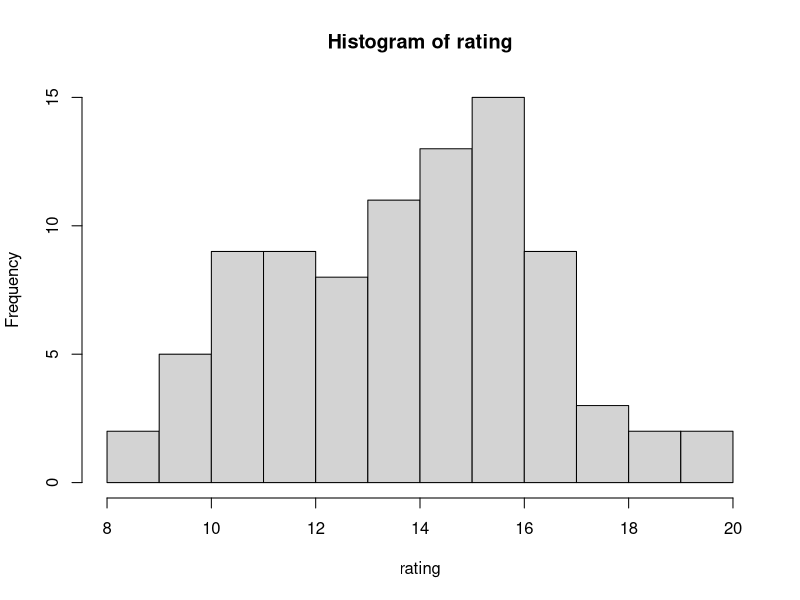
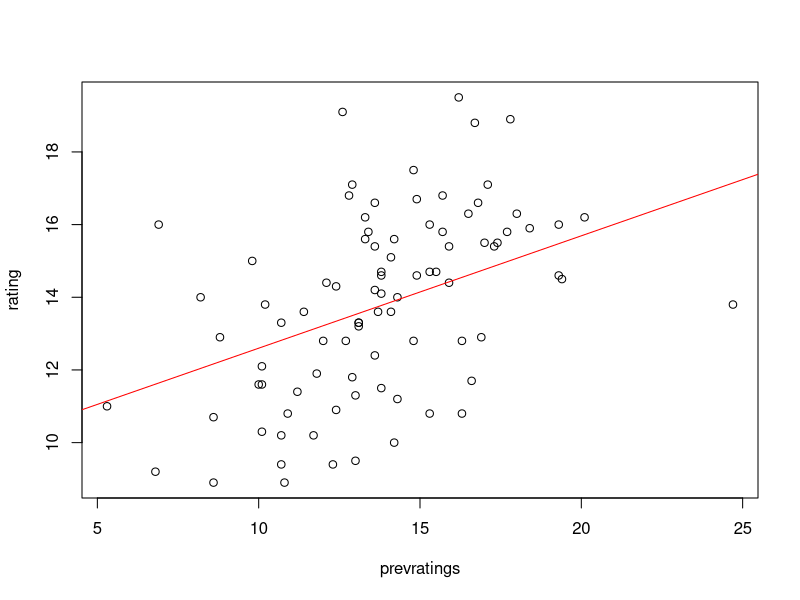
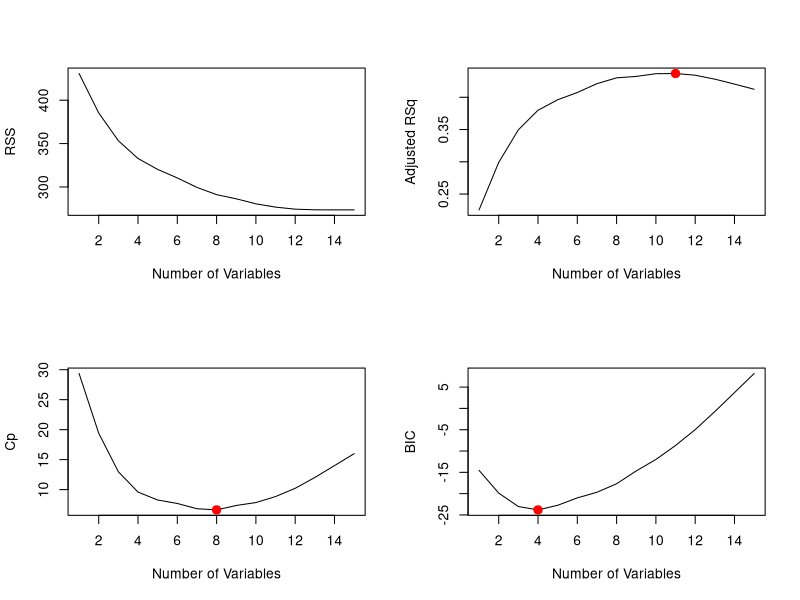

Write R code to recreate these figures, in order. (Note: this script raises an error after producing the figures.)
## ---- chunk 1
knitr::opts_chunk$set(echo = TRUE)

## ---- chunk 2
rm(list =ls())
set.seed(1)
CBC = read.csv(file = "Dati per caso Colonial Broadcasting.csv", header=T)
attach(CBC)
## ---- chunk 3
dim(CBC)
## ---- chunk 4
names(CBC)
## ---- chunk 5
head(CBC)
## ---- chunk 6
sum(is.na(rating))
## ---- chunk 7
hist(rating)
mean(rating)
## ---- chunk 8
train=sample(88,88*0.7)
## ---- chunk 9
lm.fit=lm(rating~prevratings,data=CBC,subset=train)
## ---- chunk 10
summary(lm.fit)
## ---- chunk 11
plot(prevratings, rating)
abline(lm.fit, col="red")
## ---- chunk 12
mean((rating-predict(lm.fit,CBC))[-train]^2)
## ---- chunk 13
lm.fit2=lm(rating~poly(prevratings,2),data=CBC,subset=train)
mean((rating-predict(lm.fit2,CBC))[-train]^2) #l'errore diminuisce
summary(lm.fit2)$r.squared
lm.fit3=lm(rating~poly(prevratings,3),data=CBC,subset=train)
mean((rating-predict(lm.fit3,CBC))[-train]^2)
summary(lm.fit3)$r.squared
lm.fit4=lm(rating~poly(prevratings,4),data=CBC,subset=train)
mean((rating-predict(lm.fit3,CBC))[-train]^2)
summary(lm.fit4)$r.squared
lm.fit5=lm(rating~poly(prevratings,5),data=CBC,subset=train)
mean((rating-predict(lm.fit3,CBC))[-train]^2)
summary(lm.fit5)$r.squared
lm.fit6=lm(rating~poly(prevratings,6),data=CBC,subset=train)
mean((rating-predict(lm.fit3,CBC))[-train]^2)
summary(lm.fit6)$r.squared
lm.fit16=lm(rating~poly(prevratings,16),data=CBC,subset=train)
mean((rating-predict(lm.fit16,CBC))[-train]^2)
summary(lm.fit16)
## ---- chunk 14
potenze = c(1,2,3,4,5,6,10,16)
ma<-matrix(nrow=3,ncol=length(potenze)+1)
ma[1,1]="potenze"
ma[2,1]="MSE"
ma[3,1]="R^2"
ma[1,2:(length(potenze)+1)]=potenze
for (i in 2:(length(potenze)+1)){
  pwr = potenze[i-1]
  lm.fit_n= lm(rating~poly(prevratings,pwr),data=CBC,subset=train)
  ma[2,i] = mean((rating-predict(lm.fit_n,CBC))[-train]^2)
  ma[3,i] = summary(lm.fit_n)$r.squared
}
ma
## ---- chunk 15
sample.size = length(prevratings) #decido la dimensione del campione
cv.errors = numeric(sample.size) #prealloco un vettore di zeri
for (k in 1:sample.size){
  fitCV=lm(rating~prevratings,data=CBC[-k,]) #tolgo un'osservazione
  cv.errors[k]= ((rating-predict(fitCV,CBC))[k])^2 
  #vado a prevedere solo per quell'osservazione
}
mean(cv.errors) #calcolo la media
## ---- chunk 16
library(boot)
glm.fit=glm(rating~prevratings,data=CBC)
cv.err=cv.glm(CBC,glm.fit) #passa la struttura dati e il modello
cv.err$K
cv.err$delta
## ---- chunk 17
cv.error=rep(0,8)
j=1
for (i in potenze){ #LOOCV su 8 modelli
  glm.fit=glm(rating~poly(prevratings,i),data=CBC)
  cv.error[j]=cv.glm(CBC,glm.fit)$delta[1]
  j=j+1
}
cv.error
## ---- chunk 18
set.seed(20)
#divido in 10 gruppi che ovviamente non saranno della stessa cardinalità
cv.error.10=rep(0,8)
j=1
for (i in potenze){
  glm.fit=glm(rating~poly(prevratings,i),data=CBC)
  cv.error.10[j]=cv.glm(CBC,glm.fit,K=10)$delta[1]
  j=j+1
}
cv.error.10
## ---- chunk 19
detach(CBC)
## ---- chunk 20
library(leaps)
CBC$network=as.factor(CBC$network)
CBC$day=as.factor(CBC$day)
CBC$month=as.factor(CBC$month)
CBCr=CBC[, 1:7]
regfit.full=regsubsets(rating~.,CBCr,nvmax=15)
summary(regfit.full)
reg.summary=summary(regfit.full)
## ---- chunk 21
reg.summary$rsq
## ---- chunk 22
par(mfrow=c(2,2))
plot(reg.summary$rss,xlab="Number of Variables",ylab="RSS",type="l")
plot(reg.summary$adjr2,xlab="Number of Variables",ylab="Adjusted RSq",type="l")
t=which.max(reg.summary$adjr2)
points(t,reg.summary$adjr2[t], col="red",cex=2,pch=20)
plot(reg.summary$cp,xlab="Number of Variables",ylab="Cp",type='l')
q=which.min(reg.summary$cp)
points(q,reg.summary$cp[q],col="red",cex=2,pch=20)
u=which.min(reg.summary$bic)
plot(reg.summary$bic,xlab="Number of Variables",ylab="BIC",type='l')
points(u,reg.summary$bic[u],col="red",cex=2,pch=20)
## ---- chunk 23
set.seed(1)
#selezioniamo a caso tra le osservazioni a nostra disposizione
train=sample(c(TRUE,FALSE), nrow(CBCr),rep=TRUE)
test=(!train) #complemento
regfit.best=regsubsets(rating~.,data=CBCr[train,],nvmax=15)
test.mat=model.matrix(rating~.,data=CBCr[test,])
#estrae dal dateset è la matrice X, potrebbe servire per i calcoli
val.errors=rep(NA,15)
for(i in 1:15){
  coefi=coef(regfit.best,id=i)
  pred=test.mat[,names(coefi)]%*%coefi 
  #prodotto righe per colonne
  val.errors[i]=mean((CBCr$rating[test]-pred)^2)
}
val.errors
## ---- chunk 24
min=which.min(val.errors)
min
coef(regfit.best,min)
## ---- chunk 25
regfit.fwd=regsubsets(rating~.,data=CBCr,nvmax=15,method="forward")
summary(regfit.fwd)
regfit.bwd=regsubsets(rating~.,data=CBCr,nvmax=15,method="backward")
summary(regfit.bwd)
## ---- chunk 26
coef(regfit.full,6)
coef(regfit.fwd,6)
coef(regfit.bwd,6)
## ---- chunk 27
lm1=lm(rating~prevratings+fact,data=CBC,subset=train)
summary(lm1)
lm2=lm(rating~prevratings*fact,data=CBC,subset=train)
summary(lm2)
## ---- chunk 28
#rating~network*fact*stars*month*day*prevratings
regfit.fwd=regsubsets(rating~network*fact*stars*month*day*prevratings,data=CBCr,nvmax=15,method="forward")
summary(regfit.fwd)
#regfit.bwd=regsubsets(rating~.,data=CBCr,nvmax=15,method="backward")
#summary(regfit.bwd)
## ---- chunk 29
k=10
predict.regsubsets=function(object,newdata,id,...){
  form=as.formula(object$call[[2]])
  mat=model.matrix(form,newdata)
  coefi=coef(object,id=id)
  xvars=names(coefi)
  mat[,xvars]%*%coefi
}
set.seed(1)
folds=sample(1:k,nrow(CBCr),replace=TRUE)
cv.errors=matrix(NA,k,15, dimnames=list(NULL, paste(1:15)))
for(j in 1:k){
  best.fit=regsubsets(rating~.,data=CBCr[folds!=j,],nvmax=15)
  for(i in 1:15){
    pred=predict(best.fit,CBCr[folds==j,],id=i)
    cv.errors[j,i]=mean( (CBC$rating[folds==j]-pred)^2)
  }
}
mean.cv.errors=apply(cv.errors,2,mean)
mean.cv.errors
min=which.min(mean.cv.errors)
min
par(mfrow=c(1,1))
plot(mean.cv.errors,type='b')
reg.best=regsubsets(rating~.,data=CBCr, nvmax=15)
## ---- chunk 30
coef(reg.best,min)
## ---- chunk 31
library(glmnet)
CBC = read.csv(file = "Dati per caso Colonial Broadcasting.csv", header=T)
x=model.matrix(rating~.,CBCr)[,-1] #tolgo l'intercetta perchè Beta_0 non va penalizzato
y=CBC$rating
grid=10^seq(10,-2,length=100)
## ---- chunk 32
ridge.mod=glmnet(x,y,alpha=0,lambda=grid)
dim(coef(ridge.mod))
## ---- chunk 33
set.seed(1)
train=sample(1:nrow(x), nrow(x)/2)
test=(-train)
y.test=y[test]
cv.out=cv.glmnet(x[train,],y[train],alpha=0)
plot(cv.out)
## ---- chunk 34
bestlam=cv.out$lambda.min
bestlam
## ---- chunk 35
ridge.pred=predict(ridge.mod,s=bestlam,newx=x[test,])
mean((ridge.pred-y.test)^2)
## ---- chunk 36
out=glmnet(x,y,alpha=0)
ridge.coef = predict(out,type="coefficients",s=bestlam)[1:16,]
ridge.coef
## ---- chunk 37
lasso.mod=glmnet(x[train,],y[train],alpha=1,lambda=grid)
set.seed(1)
cv.out=cv.glmnet(x[train,],y[train],alpha=1)
plot(cv.out)
## ---- chunk 38
bestlam=cv.out$lambda.min
bestlam
## ---- chunk 39
lasso.pred=predict(lasso.mod,s=bestlam,newx=x[test,])
mean((lasso.pred-y.test)^2)
## ---- chunk 40
out=glmnet(x,y,alpha=1,lambda=grid)
lasso.coef=predict(out,type="coefficients",s=bestlam)[1:16,]
lasso.coef
## ---- chunk 41
plot(ridge.mod)
plot(lasso.mod)
## ---- chunk 42
ridge.coef
## ---- chunk 43
mean(abs(ridge.pred-y.test))
